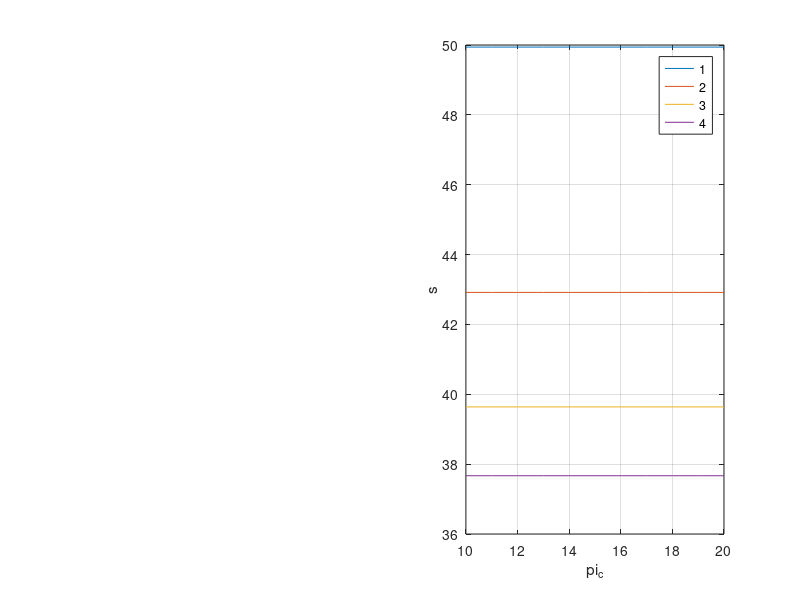

This chart was generated by the following MATLAB code:
% Turbofan ideal 
% aqui corremos em pi_c

%zerando------------------------------------------------------------------%
clear variables
close all
clc
format long
%-------------------------------------------------------------------------%

% Dados iniciais conhecidos-----------------------------------------------%
M0   = 0.9;                     %M0
T0   = 216.7;                   %temperatura inicial    |K|
y    = 1.4;                     %                       |J/kgK|
cp   = 1004;                    %                       |kJ/kg| 
hpr  = 42800;                              
Tt4  = 1670;                    %temperaturas no fim da camara de combustao |K|
Tt7  = 2000;                    %temperaturas  |K|
pi_c = 10:1:20;                 %varredura em pi_c
PI_f = 2:1:5;                   %CONJUNTO FECHADO
pi_f = PI_f';                   %transposta 
              

j = length(pi_f);%cada linha do gr?fico CONJUNTO FECHADO
n = length(pi_c);%onde corremos   
%-------------------------------------------------------------------------%

%saida--------------------------------------------------------------------%
%       empuxo = |N/(kg/s)|
%       f      = |adimensional| razao combustivel/ air
%       f0     = 
%       s      = |(mg/s)/N| consumo espef?cico de combust?vel por empuxo
%       nT     = |adimensional|
%       nP     = |adimensional|
%       n0     = |adimensional|
%       pi_f ou alfa
%-------------------------------------------------------------------------%

%pre-alocando matrizes com zeros para preenche-las------------------------%
tal_r   = zeros(j,n); 
tal_lambida = zeros(j,n);
tal_f   = zeros(j,n);
raz_1   = zeros(j,n);
raz_2   = zeros(j,n);
ftotal  = zeros(j,n);
s       = zeros(j,n);
nP      = zeros(j,n);
nT      = zeros(j,n);
n0      = zeros(j,n);
%-------------------------------------------------------------------------%



%loop de varredura em pi_c--------------------------------------------------%
for i = 1:j    
    for k = 1:n
   
    R           = ((y-1)/y)*cp;
    a0          = sqrt(y*R*T0);
    tal_r       = 1+((y-1)/2).*(M0.^2);
    tal_lambida = (Tt4)/(T0);
    tal_c       = (pi_c).^((y-1)/y);
        
        if pi_f     ~= 0 %pi_f especificado
            tal_f       = (pi_f).^((y-1)/y);
            alfa        = ((tal_lambida.*(tal_c-tal_f))./((tal_r.*tal_c).*(tal_f-1)))-((tal_c-1)./(tal_f-1));
            if alfa < 0
                alfa = 0;
            else
            end
        else             %alfa especificado
            tal_f       = ((tal_lambida./tal_r)-(tal_c-1)+alfa)./(tal_lambida./(tal_r.*tal_c)+alfa);
            pi_f        = (tal_f).^(y/(y-1));
        end
      
    tal_t       = 1-(tal_r./tal_lambida).*(tal_c-1+alfa.*(tal_f-1));
    f           = ((cp*T0)/hpr).*(tal_lambida-tal_r.*tal_c)/1000;
    tal_M       = (1./(1+alfa)).*(1+alfa.*((tal_r.*tal_f)./(tal_lambida.*tal_t)));
    tal_lambidaAB = Tt7/T0;
    fAB         = ((cp*T0)/hpr).*(tal_lambidaAB-tal_lambida.*tal_t.*tal_M)/1000;
    %raz_4 = T9/T0
    raz_4       = (tal_lambidaAB)./(tal_r.*tal_f);
    M9          = sqrt((2/(y-1)).*(tal_r.*tal_f-1));
    %raz_1 = V9/a0
    raz_1       = sqrt(raz_4).*M9;
    f0          = (f./(1+alfa))+fAB;
    %raz_2 = F/m0ponto EMPUXO
    raz_2       = a0.*(raz_1-M0);
    s           = (f0./raz_2).*1000000;
    nT          = (((y-1)/2).*((cp.*T0)./(f0.*hpr)).*(raz_1.^2-M0.^2));
    nP          = (2.*M0)./(raz_1+M0);
    n0          = (nT.*nP);
  
    
    
   
    %Graficos---------------------------------------------------------%
        figure(1)
        %subplot(1,2,1)
        %plot(pi_c,raz_2)
        %xlabel('pi_c')
        %ylabel('empuxo')
        %grid
        %legend('1')
        
        subplot(1,2,2)
        plot(pi_c,s)
        xlabel('pi_c')
        ylabel('s')
        grid
        legend('1','2','3','4')
        
        
        
    end
end
%----------------------------------------------------------------------%

